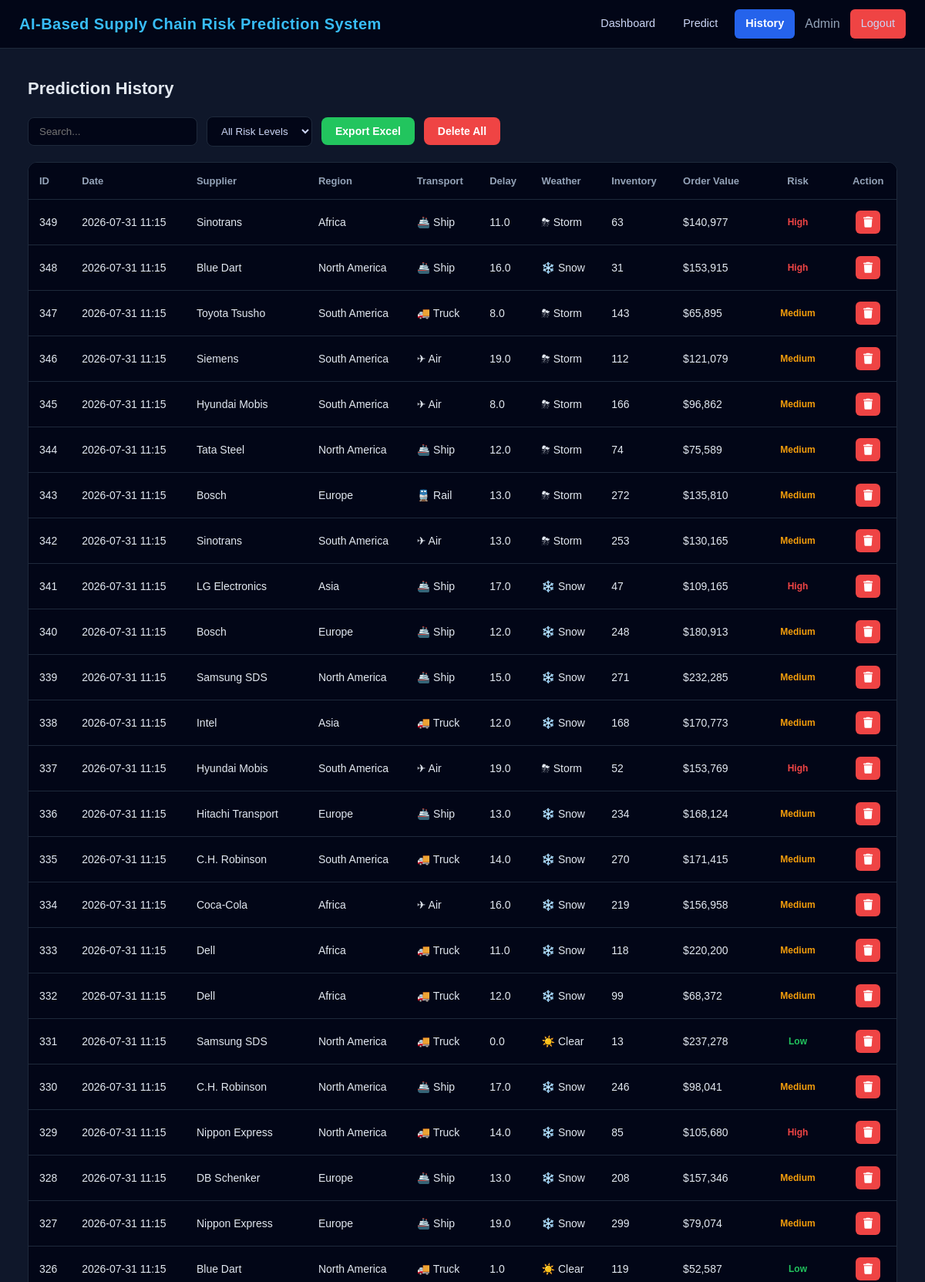
Screenshot of /history (signed in, upper part) with the database file from the repository.
### tables this page shows
CREATE TABLE predictions (
    id INTEGER PRIMARY KEY AUTOINCREMENT,
    date TEXT,
    supplier TEXT,
    region INTEGER,
    transport INTEGER,
    delay REAL,
    weather INTEGER,
    demand INTEGER,
    inventory INTEGER,
    traffic INTEGER,
    port_delay INTEGER,
    order_value REAL,
    fuel_cost REAL,
    risk TEXT
);

### app.py (the view)
@app.route("/history")
def history():
    if "user" not in session:
        return redirect("/")
    conn = get_db()
    cursor = conn.cursor()
    cursor.execute("SELECT * FROM predictions ORDER BY id DESC")
    rows = cursor.fetchall()
    conn.close()
    data = []
    for r in rows:
        data.append({
            "id": r[0],
            "date": r[1],
            "supplier": r[2],
            "region": r[3],
            "transport": r[4],
            "delay": r[5],
            "weather": r[6],
            "demand": r[7],
            "inventory": r[8],
            "traffic": r[9],
            "port_delay": r[10],
            "order_value": r[11],
            "fuel_cost": r[12],
            "risk_level": r[13]
        })
    return render_template("history.html", data=data)

### app.py (called while the page is built)
def get_db():
    return sqlite3.connect(DB_PATH)

### templates/history.html (shortened to what this page needs)
{% extends "base.html" %}
{% block content %}
<div class="history-container">
    <h2>Prediction History</h2>
    <div class="history-controls">
        <input type="text" id="searchInput" placeholder="Search..." onkeyup="applyFilters()">
        <select id="filterRisk" onchange="applyFilters()">
            <option value="">All Risk Levels</option>
        </select>
        <button onclick="exportToExcel()" class="export-btn">
            Export Excel
        </button>
        <button onclick="deleteAll()" class="delete-btn danger">
            Delete All
        </button>
    </div>
    <div class="table-container">
        <table id="historyTable">
            <thead>
                <tr>
                    <th>ID</th>
                    <th>Date</th>
                    <th>Supplier</th>
                    <th>Region</th>
                    <th>Transport</th>
                    <th>Delay</th>
                    <th>Weather</th>
                    <th>Inventory</th>
                    <th>Order Value</th>
                    <th>Risk</th>
                    <th>Action</th>
                </tr>
            </thead>
            <tbody>
                {% for row in data %}
                <tr>
                    <td>{{ row.id }}</td>
                    <td>{{ row.date }}</td>
                    <td>{{ row.supplier }}</td>
                    <td>
                        {% if row.region == 0 %} Asia
                        {% elif row.region == 1 %} Europe
                        {% elif row.region == 2 %} North America
                        {% elif row.region == 3 %} South America
                        {% elif row.region == 4 %} Africa
                        {% else %} Unknown
                        {% endif %}
                    </td>
                    <td>
                        {% if row.transport == 0 %} 🚚 Truck
                        {% elif row.transport == 1 %} 🚆 Rail
                        {% elif row.transport == 2 %} 🚢 Ship
                        {% elif row.transport == 3 %} ✈ Air
                        {% else %} Unknown
                        {% endif %}
                    </td>
                    <td>{{ row.delay }}</td>
                    <td>
                        {% if row.weather == 0 %}
                        ☀️ Clear
                        {% elif row.weather == 1 %}
                        🌧 Rain
                        {% elif row.weather == 2 %}
                        ⛈ Storm
                        {% elif row.weather == 3 %}
                        ❄️ Snow
                        {% elif row.weather == 4 %}
                        🌫 Fog
                        {% else %}
                        🌤 Unknown
                        {% endif %}
                    </td>
                    <td>{{ row.inventory }}</td>
                    <td>${{ "{:,.0f}".format(row.order_value) }}</td>
                    <td>
                        <span class="risk-badge
                            {% if row.risk_level == 'High' %} risk-high
                            {% elif row.risk_level == 'Medium' %} risk-medium
                            {% else %} risk-low
                            {% endif %}
                        ">
                            {{ row.risk_level }}
                        </span>
                    </td>
                    <td>
                        <button onclick="deleteSingle({{ row.id }})" class="delete-btn icon">
                            <i class="fa-solid fa-trash"></i>
                        </button>
                    </td>
                </tr>
                {% else %}
                <tr>
                    <td colspan="9" style="text-align:center; padding:20px;">
                        No prediction history found
                    </td>
                </tr>
                {% endfor %}
            </tbody>
        </table>
    </div>
</div>
{% endblock %}

### templates/base.html (shortened to what this page needs)
<!DOCTYPE html>
<html lang="en">
<head>
    <link rel="stylesheet" href="{{ url_for('static', filename='css/style.css') }}">
    <link rel="stylesheet" href="{{ url_for('static', filename='css/dark-theme.css') }}">
    <link rel="stylesheet" href="https://cdnjs.cloudflare.com/ajax/libs/font-awesome/6.5.0/css/all.min.css">
</head>
<body>
    <nav class="navbar">
        <div class="nav-left">
            <span class="logo">AI-Based Supply Chain Risk Prediction System</span>
        </div>
        <div class="nav-right">
            <a href="/dashboard" class="{% if request.path == '/dashboard' %}active{% endif %}">Dashboard</a>
            <a href="/predict" class="{% if request.path == '/predict' %}active{% endif %}">Predict</a>
            <a href="/history" class="{% if request.path == '/history' %}active{% endif %}">History</a>
            <span class="user">Admin</span>
            <a href="/logout" class="logout-btn">Logout</a>
        </div>
    </nav>
    <main class="main-content" id="dashboard-content">
        {% block content %}
        {% endblock %}
    </main>
</body>
</html>

### static/css/style.css (style rules this page uses)
* { margin: 0; padding: 0; box-sizing: border-box; }
body { font-family: Arial, Helvetica, sans-serif; line-height: 1.5; }
.navbar { display: flex; justify-content: space-between; align-items: center; padding: 15px 20px; }
.nav-left, .nav-center, .nav-right { display: flex; align-items: center; }
.nav-right { gap: 10px; }
.main-content { min-height: calc(100vh - 70px); }
button { cursor: pointer; font-size: 14px; }
.history-controls { flex-wrap: wrap; }
table th { font-size: 14px; }
table td { font-size: 13px; }

### static/css/dark-theme.css (style rules this page uses)
body { background-color: #0f172a; color: #e2e8f0; }
.navbar { background: #020617; border-bottom: 1px solid #1e293b; display: flex; justify-content: space-between; align-items: center; padding: 12px 25px; }
.navbar .logo { font-size: 20px; font-weight: 700; color: #38bdf8; letter-spacing: 0.5px; }
.nav-right { display: flex; align-items: center; gap: 8px; }
.navbar a { text-decoration: none; color: #cbd5f5; padding: 8px 14px; border-radius: 6px; font-size: 14.5px; font-weight: 500; transition: all 0.2s ease; }
.navbar a.active { background: #2563eb; color: #fff; font-weight: 600; }
.nav-right .user { margin-left: 5px; margin-right: 5px; color: #94a3b8; font-weight: 500; }
.logout-btn { background: #ef4444; padding: 6px 14px; border-radius: 6px; color: white; text-decoration: none; font-weight: 500; }
.main-content { padding: 20px; }
.export-btn { background: #22c55e; padding: 10px 15px; border-radius: 6px; border: none; color: white; cursor: pointer; font-weight: bold; }
.history-container { max-width: 1200px; margin: 15px auto; padding: 0 16px; }
.history-container h2 { font-size: 22px; font-weight: 600; color: #e2e8f0; margin-bottom: 20px; }
.history-controls { display: flex; gap: 12px; margin-bottom: 20px; flex-wrap: wrap; align-items: center; }
.history-controls input { padding: 10px 14px; border-radius: 8px; border: 1px solid #1e293b; background: #020617; color: #cbd5f5; outline: none; min-width: 220px; }
.history-controls select { padding: 10px 14px; border-radius: 8px; border: 1px solid #1e293b; background: #020617; color: #cbd5f5; outline: none; }
.export-btn { background: #22c55e; color: white; border: none; padding: 10px 18px; border-radius: 8px; cursor: pointer; transition: 0.2s; font-weight: bold; }
.delete-btn { background: #ef4444; color: white; border: none; padding: 10px 18px; border-radius: 8px; cursor: pointer; transition: 0.2s; font-weight: bold; }
.delete-btn.icon { background: #ef4444; border: none; border-radius: 6px; padding: 8px 10px; cursor: pointer; display: inline-flex; align-items: center; justify-content: center; transition: all 0.2s ease; }
.delete-btn.icon i { color: #ffffff; font-size: 14px; }
.table-container { border-radius: 12px; border: 1px solid #1e293b; overflow: hidden; }
#historyTable { width: 100%; border-collapse: collapse; background: #020617; }
#historyTable thead { background: #020617; }
#historyTable th { padding: 14px; text-align: left; font-size: 13px; color: #94a3b8; border-bottom: 1px solid #1e293b; }
#historyTable td { padding: 14px; border-bottom: 1px solid #1e293b; color: #e2e8f0; font-size: 14px; }
#historyTable th:nth-last-child(2), #historyTable td:nth-last-child(2) { text-align: center; }
#historyTable th:last-child, #historyTable td:last-child { text-align: center; }
.history-container .risk-badge { padding: 5px 14px; border-radius: 999px; font-size: 12px; font-weight: 600; display: inline-block; }
.history-container .risk-high { color: #ef4444; }
.history-container .risk-medium { color: #f59e0b; }
.history-container .risk-low { color: #22c55e; }

### rows the page displays
predictions: id "349", date "2026-07-31 11:15", supplier "Sinotrans", region "Africa", transport "🚢 Ship", delay "11.0", weather "⛈ Storm", inventory "63", order_value "140,977", risk_level "High"
predictions: id "348", date "2026-07-31 11:15", supplier "Blue Dart", region "North America", transport "🚢 Ship", delay "16.0", weather "❄️ Snow", inventory "31", order_value "153,915", risk_level "High"
predictions: id "347", date "2026-07-31 11:15", supplier "Toyota Tsusho", region "South America", transport "🚚 Truck", delay "8.0", weather "⛈ Storm", inventory "143", order_value "65,895", risk_level "Medium"
predictions: id "346", date "2026-07-31 11:15", supplier "Siemens", region "South America", transport "✈ Air", delay "19.0", weather "⛈ Storm", inventory "112", order_value "121,079", risk_level "Medium"
predictions: id "345", date "2026-07-31 11:15", supplier "Hyundai Mobis", region "South America", transport "✈ Air", delay "8.0", weather "⛈ Storm", inventory "166", order_value "96,862", risk_level "Medium"
predictions: id "344", date "2026-07-31 11:15", supplier "Tata Steel", region "North America", transport "🚢 Ship", delay "12.0", weather "⛈ Storm", inventory "74", order_value "75,589", risk_level "Medium"
predictions: id "343", date "2026-07-31 11:15", supplier "Bosch", region "Europe", transport "🚆 Rail", delay "13.0", weather "⛈ Storm", inventory "272", order_value "135,810", risk_level "Medium"
predictions: id "342", date "2026-07-31 11:15", supplier "Sinotrans", region "South America", transport "✈ Air", delay "13.0", weather "⛈ Storm", inventory "253", order_value "130,165", risk_level "Medium"
predictions: id "341", date "2026-07-31 11:15", supplier "LG Electronics", region "Asia", transport "🚢 Ship", delay "17.0", weather "❄️ Snow", inventory "47", order_value "109,165", risk_level "High"
predictions: id "340", date "2026-07-31 11:15", supplier "Bosch", region "Europe", transport "🚢 Ship", delay "12.0", weather "❄️ Snow", inventory "248", order_value "180,913", risk_level "Medium"
predictions: id "339", date "2026-07-31 11:15", supplier "Samsung SDS", region "North America", transport "🚢 Ship", delay "15.0", weather "❄️ Snow", inventory "271", order_value "232,285", risk_level "Medium"
predictions: id "338", date "2026-07-31 11:15", supplier "Intel", region "Asia", transport "🚚 Truck", delay "12.0", weather "❄️ Snow", inventory "168", order_value "170,773", risk_level "Medium"
predictions: id "337", date "2026-07-31 11:15", supplier "Hyundai Mobis", region "South America", transport "✈ Air", delay "19.0", weather "⛈ Storm", inventory "52", order_value "153,769", risk_level "High"
predictions: id "336", date "2026-07-31 11:15", supplier "Hitachi Transport", region "Europe", transport "🚢 Ship", delay "13.0", weather "❄️ Snow", inventory "234", order_value "168,124", risk_level "Medium"
predictions: id "335", date "2026-07-31 11:15", supplier "C.H. Robinson", region "South America", transport "🚚 Truck", delay "14.0", weather "❄️ Snow", inventory "270", order_value "171,415", risk_level "Medium"
predictions: id "334", date "2026-07-31 11:15", supplier "Coca-Cola", region "Africa", transport "✈ Air", delay "16.0", weather "❄️ Snow", inventory "219", order_value "156,958", risk_level "Medium"
predictions: id "333", date "2026-07-31 11:15", supplier "Dell", region "Africa", transport "🚚 Truck", delay "11.0", weather "❄️ Snow", inventory "118", order_value "220,200", risk_level "Medium"
predictions: id "332", date "2026-07-31 11:15", supplier "Dell", region "Africa", transport "🚚 Truck", delay "12.0", weather "❄️ Snow", inventory "99", order_value "68,372", risk_level "Medium"
predictions: id "331", date "2026-07-31 11:15", supplier "Samsung SDS", region "North America", transport "🚚 Truck", delay "0.0", weather "☀️ Clear", inventory "13", order_value "237,278", risk_level "Low"
predictions: id "330", date "2026-07-31 11:15", supplier "C.H. Robinson", region "North America", transport "🚢 Ship", delay "17.0", weather "❄️ Snow", inventory "246", order_value "98,041", risk_level "Medium"
predictions: id "329", date "2026-07-31 11:15", supplier "Nippon Express", region "North America", transport "🚚 Truck", delay "14.0", weather "❄️ Snow", inventory "85", order_value "105,680", risk_level "High"
predictions: id "328", date "2026-07-31 11:15", supplier "DB Schenker", region "Europe", transport "🚢 Ship", delay "13.0", weather "❄️ Snow", inventory "208", order_value "157,346", risk_level "Medium"
predictions: id "327", date "2026-07-31 11:15", supplier "Nippon Express", region "Europe", transport "🚢 Ship", delay "19.0", weather "❄️ Snow", inventory "299", order_value "79,074", risk_level "Medium"
predictions: id "326", date "2026-07-31 11:15", supplier "Blue Dart", region "North America", transport "🚚 Truck", delay "1.0", weather "☀️ Clear", inventory "119", order_value "52,587", risk_level "Low"
